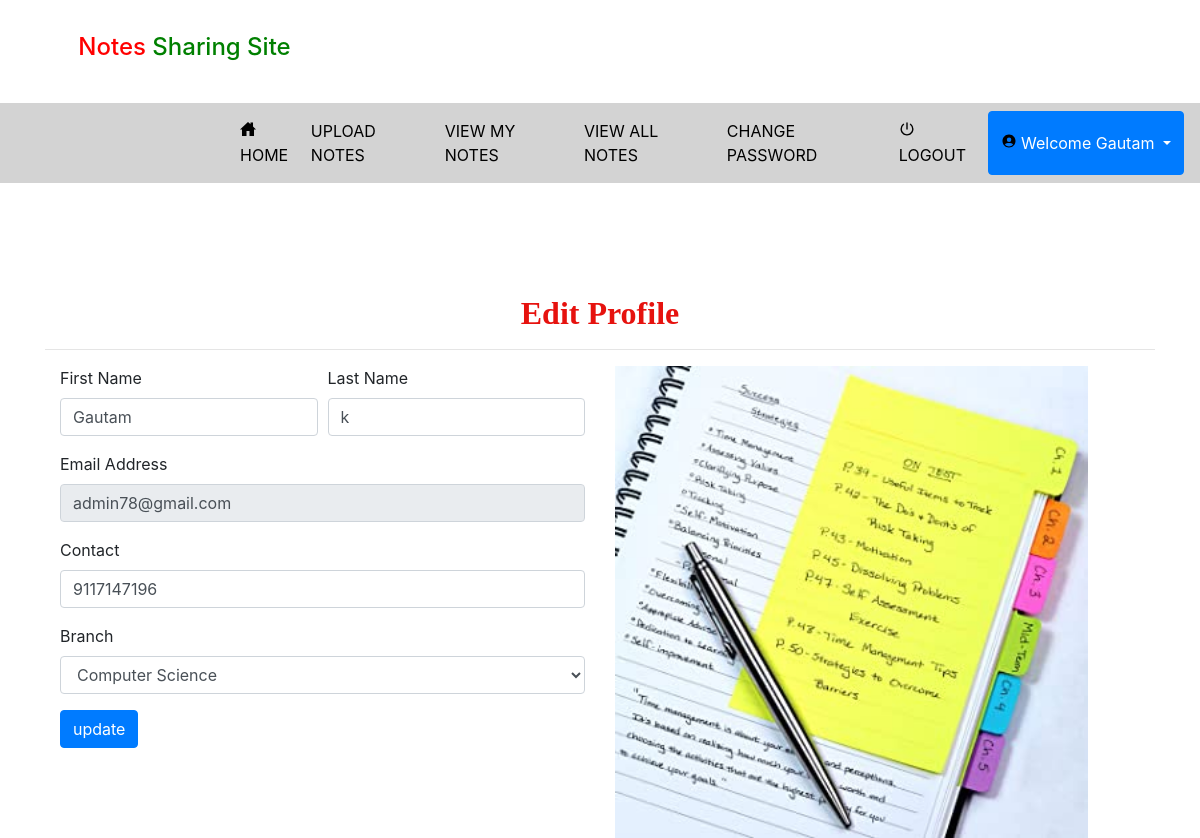
The app's page /edit_profile (signed in) with its own data.
### notes/models.py (models this page shows, shortened)
class Signup(models.Model):
    user = models.ForeignKey(User, on_delete=models.CASCADE, null=True)
    contact = models.CharField(max_length=10, null=True)
    branch = models.CharField(max_length=30, null=True)
    role = models.CharField(max_length=15, null=True)

### notes/views.py (the view, shortened to what this page needs)
# urls.py: path('edit_profile', Edit_profile, name="edit_profile"),
def Edit_profile(request):
    if not request.user.is_authenticated:
        return redirect('login')
    error = False
    user=User.objects.get(id=request.user.id)
    pro = Signup.objects.get(user=user)
    d = {'error':error,'pro':pro}
    return render(request, 'edit_profile.html',d)

### notes/templates/edit_profile.html (shortened to what this page needs)
{% extends 'usernavigation.html' %}
{% block body %}
{% load static %}
<div class="container">
    <h2 style="font-weight:bold;font-family : 'Monotype Corsiva' ; color : #E6120E ;margin-top:10%" align="center">Edit Profile</h2><hr>
<div class="container-fluid" style="">
    <div class="row">
        <div class="col-md-6">
            <form method="post" action="" enctype="multipart/form-data">
    <div class="form-row">
    <div class="form-group col-md-6">
      <label>First Name</label>
      <input type="text" class="form-control" value="{{pro.user.first_name}}" name="fname">
    </div>
    <div class="form-group col-md-6">
      <label>Last Name</label>
      <input type="text" class="form-control" name="lname" value="{{pro.user.last_name}}">
    </div>
  </div>
    <div class="form-row">
    <div class="form-group col-md-12">
      <label>Email Address</label>
      <input type="text" class="form-control" name="uname" value="{{pro.user.username}}"  readonly>
    </div>
  </div>
 <div class="form-row">
    <div class="form-group col-md-12">
    <label>Contact</label>
    <input type="text" class="form-control" value="{{pro.contact}}" name="contact">
  </div>
        </div>
  <div class="form-row">
    <div class="form-group col-md-12">
    <label for="exampleInputPassword1">Branch</label>
    <select name = branch class="form-control" required>
<option value="Computer Science">Computer Science</option>
</select>
  </div>
        </div>
  <button type="submit" class="btn btn-primary" style="margin-bottom:5%">update</button>
</form>
        </div>
        <div class="col-md-6">
            <img src="{% static 'images/notes1.jpg' %}" style="width:90%">
        </div>
    </div>
</div>
</div>
{% endblock %}

### notes/templates/usernavigation.html (shortened to what this page needs)
<!DOCTYPE html>
<html lang="en">
<head>
    {% load static %}
     <link rel="stylesheet" href="https://maxcdn.bootstrapcdn.com/bootstrap/4.0.0/css/bootstrap.min.css">
  <link rel = stylesheet href = "//cdn.datatables.net/1.10.19/css/jquery.dataTables.min.css">
<link rel="stylesheet" href="https://cdnjs.cloudflare.com/ajax/libs/font-awesome/4.7.0/css/font-awesome.min.css">
</head>
<body>
<div class="container">
    <h4 style="padding:3%"><span style="color:red">Notes</span> <span style="color:green"> Sharing Site</span></h4>
</div>
<nav class="navbar navbar-expand-sm" style="background-color:lightgrey">
  <ul class="navbar-nav">
   <li class="nav-item">
      <a class="nav-link" href="{% url 'home' %}" style="color:black;margin-left:200px"><ion-icon style="margin-right:2px" name="home-sharp"></ion-icon>HOME</a>
    </li>
    <li class="nav-item">
      <a class="nav-link" href="{% url 'upload_notes' %}" style="color:black">UPLOAD NOTES</a>
    </li>
    <li class="nav-item">
      <a class="nav-link" href="{% url 'view_mynotes' %}" style="color:black">VIEW MY NOTES</a>
    </li>
    <li class="nav-item">
      <a class="nav-link" href="{% url 'viewallnotesuser' %}" style="color:black">VIEW ALL NOTES</a>
    </li>
    <li class="nav-item">
      <a class="nav-link" href="{% url 'change_password' %}" style="color:black">CHANGE PASSWORD</a>
    </li>
   <li> <a class="nav-link" href="{% url 'logout' %}" style="color:black"><ion-icon style="margin-right:2px" name="power-sharp"></ion-icon>LOGOUT</a>
    </li>
      <div class="btn-group">
  <button type="button" class="btn btn-primary dropdown-toggle" data-toggle="dropdown" aria-haspopup="true" aria-expanded="false">
    <ion-icon style="margin-right:4px;color:black" name="person-circle-sharp"></ion-icon>Welcome {{request.user.first_name}}
  </button>
</div>
    </ul>
</nav>
{% block body %}
{% endblock %}
</body></html>

### notes/templates/usernavigation.html (style rules this page uses)
* { box-sizing: border-box; }

### records on screen
Signup: fname "Gautam", lname "k", uname "admin78@gmail.com", contact "9117147196"

### other values on screen
{{ request.user.first_name }} "Gautam"
